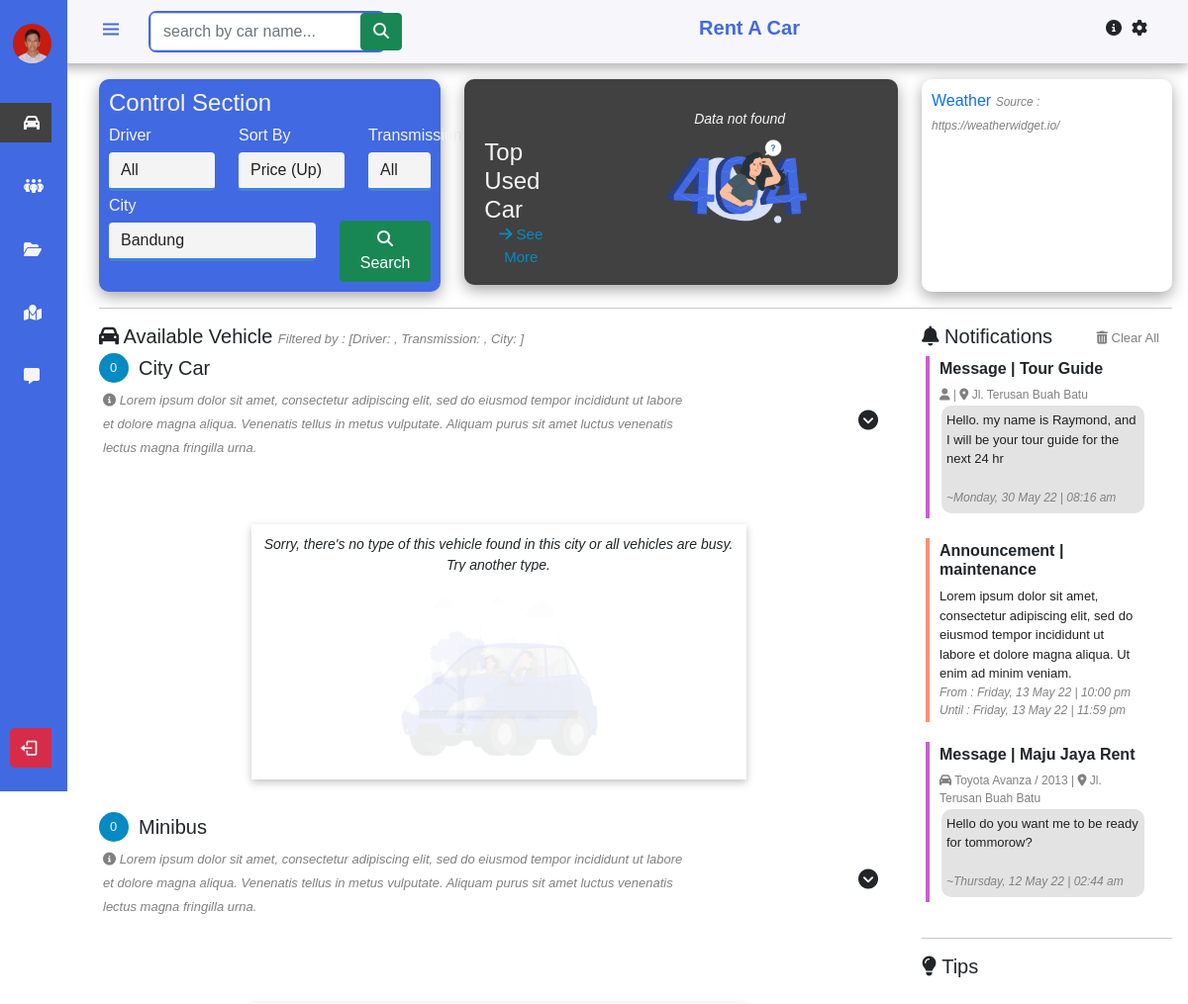
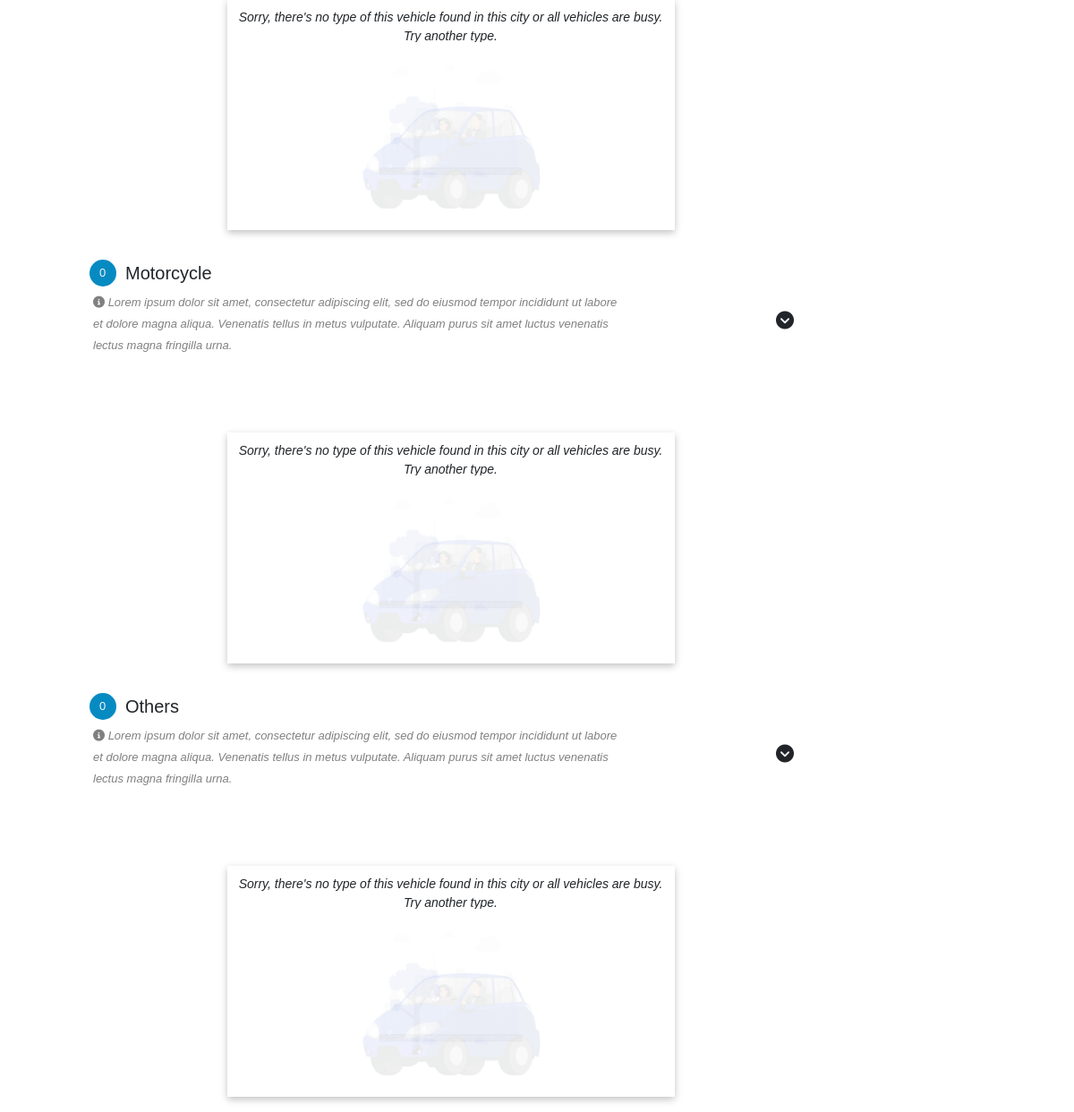
Screenshot of /Tripversal/index.php with the database file from the repository (2 pictures, top to bottom).
### tables this page shows
CREATE TABLE `guide` (
  `id_guide` int(8) NOT NULL,
  `guide_fullname` varchar(30) NOT NULL,
  `language` varchar(20) NOT NULL,
  `price` int(9) NOT NULL,
  `description` varchar(500) NOT NULL,
  `phone` varchar(14) NOT NULL,
  `city` varchar(20) NOT NULL,
  `location` varchar(50) NOT NULL,
  `email` varchar(50) NOT NULL,
  `status` varchar(15) NOT NULL
);

CREATE TABLE `notification` (
  `id_notification` int(14) NOT NULL,
  `id_user` int(8) NOT NULL,
  `type` varchar(20) NOT NULL,
  `id_car_guide` int(10) NOT NULL,
  `text` longtext NOT NULL,
  `datetime` datetime NOT NULL,
  `date_from` datetime NOT NULL,
  `date_until` datetime NOT NULL
);

CREATE TABLE `car` (
  `id_car` int(10) NOT NULL,
  `plate_number` varchar(10) NOT NULL,
  `type` varchar(20) NOT NULL,
  `transmission` varchar(10) NOT NULL,
  `car_name` varchar(25) NOT NULL,
  `year` int(4) NOT NULL,
  `city` varchar(15) NOT NULL,
  `location` varchar(25) NOT NULL,
  `price` int(8) NOT NULL,
  `driver` varchar(25) NOT NULL,
  `seat` int(2) NOT NULL,
  `tank` int(3) NOT NULL,
  `distance` int(6) NOT NULL,
  `description` longtext NOT NULL,
  `status` varchar(10) NOT NULL,
  `id_garage` int(10) NOT NULL
);

CREATE TABLE `garage` (
  `id_garage` int(10) NOT NULL,
  `garage_name` varchar(25) NOT NULL,
  `garage_username` varchar(15) NOT NULL,
  `garage_location` varchar(50) NOT NULL,
  `garage_desc` longtext NOT NULL,
  `garage_phone` varchar(14) NOT NULL,
  `garage_mail` varchar(35) NOT NULL,
  `garage_coordinate` varchar(80) NOT NULL
);

CREATE TABLE `tips` (
  `id_tips` int(5) NOT NULL,
  `text` varchar(100) NOT NULL
);

### Tripversal/application/views/RentACarPage.php (the view, shortened to what the rows shown need)
<!DOCTYPE html>
<html>
    <head>
		<link href='https://cdn.jsdelivr.net/npm/bootstrap@5.0.0-beta1/dist/css/bootstrap.min.css' rel='stylesheet'>
		<link href='https://cdn.jsdelivr.net/npm/boxicons@latest/css/boxicons.min.css' rel='stylesheet'>
    </head>
    <body className='snippet-body'>
		<body id="body-pd">
    <div class="height-100">
		<div class='row'>
			<div class=col-md-3>
				<div class='container-fluid' style='width:100%; max-height: calc(100vh - 210px); overflow-x: auto;'>
					<?php
						foreach($notification as $notif){
							if(($notif['id_user'] == '1')||($notif['id_user'] == '0')){
								if(($notif['type'] == 'message_car')){
									foreach($carData as $car){if($car['id_car'] == $notif['id_car_guide']){
										echo"<div class='card' id='notification' style='border-left: 4px solid #CB5FCE;'>
											<h6 style='font-weight:600;'>Message | ".$car['garage_name']."</h6>
											<a style='color:grey; font-size:12px;'><i class='fa-solid fa-car'></i> ".$car['car_name']." / ".$car['year']."
												| <i class='fa-solid fa-location-dot'></i> ".$car['location']."</a>
											<div class='container-fluid' style='width:100%; border-radius:10px; background:#e3e3e3; padding:5px; margin:2px;'>
												<p style='font-size:13px; color:#212121;'>".$notif['text']."</p>
												<a style='color:grey; font-size:12px; font-style:italic;'>~";
													$cek = strtotime($notif['datetime']);
													if(date('Y-m-d', $cek) == date("Y-m-d")){
														$date = strtotime($notif['datetime']);
														echo " Today | " .date('h:i a', $date);
													} else {
														$date = strtotime($notif['datetime']);
														echo date('l, d F y | h:i a', $date);
													}
												echo"</a>
											</div>
										</div>";
									}
								}
								} else if(($notif['type'] == 'maintenance')){
								echo"<div class='card' id='notification' style='border-left: 4px solid #FF8E77;'>
									<h6 style='font-weight:600;'>Announcement | ".$notif['type']."</h6>
									<a style='color:grey; font-size:13px; color:#212121;'>".$notif['text']."</a>";
										$datefrom = strtotime($notif['date_from']); $dateuntil = strtotime($notif['date_until']);
										echo"<a style='color:grey; font-size:12px; font-style:italic;'> From : ";
										echo date('l, d F y | h:i a', $datefrom)."</a>";
										echo"<a style='color:grey; font-size:12px; font-style:italic;'> Until : ";
										echo date('l, d F y | h:i a', $dateuntil)."</a>
								</div>";
								}  if(($notif['type'] == 'message_guide')){
									foreach($guideData as $guide){
										if($guide['id_guide'] == $notif['id_car_guide']){
											echo"<div class='card' id='notification' style='border-left: 4px solid #CB5FCE;'>
												<h6 style='font-weight:600;'>Message | Tour Guide</h6>
												<a style='color:grey; font-size:12px;'><i class='fa-solid fa-user'></i> ".$guide['fullname']."
													| <i class='fa-solid fa-location-dot'></i> ".$guide['location']."</a>
												<div class='container-fluid' style='width:100%; border-radius:10px; background:#e3e3e3; padding:5px; margin:2px;'>
													<p style='font-size:13px; color:#212121;'>".$notif['text']."</p>
													<a style='color:grey; font-size:12px; font-style:italic;'>~";
														$cek = strtotime($notif['datetime']);
														if(date('Y-m-d', $cek) == date("Y-m-d")){
															$date = strtotime($notif['datetime']);
															echo " Today | " .date('h:i a', $date);
														} else {
															$date = strtotime($notif['datetime']);
															echo date('l, d F y | h:i a', $date);
														}
													echo"</a>
												</div>
											</div>";
										}
									}
								}
							}
						}
					?>
				</div>
				<div class='container-fluid' style='width:105%; margin-left:-20px;'>
					<?php
						$page = 0; $item = 0;
						echo"<div id='carouselTips' class='carousel slide z-depth-2-half' data-ride='carousel'>
							<ol class='carousel-indicators'>";
							foreach ($tipsData as $data){
								if($item == 0 && $page == 0){
									echo"<li data-target='#carouselExampleIndicators' data-slide-to='0' class='active'></li>";
									$item++;
									$page++;
								} else if ($item % 3 == 0){
									echo"<li data-target='#carouselExampleIndicators' data-slide-to='".$page."'></li>";
									$item++;
									$page++;
								} else if ($item % 3 != 0){
									$item++;
								}
							}
						echo"</ol>
							<div class='carousel-inner'>";
							$i = 1; $count = 0; $k = 1;
							$state = ' active';
							foreach($tipsData as $tips){
								if($k % 4 == 0  || $k == 1){
									echo"<div class='carousel-item".$state."' >
									<div class='col-md' style='width:100%; padding:10px;'>";
								}
								echo"<div class='card' style='border-radius:10px; color:whitesmoke; padding:10px; box-shadow: rgba(0, 0, 0, 0.24) 0px 3px 8px; margin-bottom:10px;'>
									<div class='row'>
										<div class='col-md-4'>
											<img src='http://localhost/Tripversal/assets/icon/tips-".$tips['id_tips'].".png' alt='Tips-1.png'
												style='width:90px; height:90px;'>
										</div>
										<div class='col-md-8'>
											<a style='color:black; font-size:15px; margin-top:15px; display:block;'>".$tips['text']."</a>
										</div>
									</div>
								</div>";
								$k++;
								$state = ' ';
								if($k % 4 == 0){
									echo"</div>
								</div>";
								}
							}
						echo"</div>
						</div>";
					?>
					</div>
				</div>
			</div>
    	</div>
    </div>
	</body>
</html>

### rows the page displays
notification: text "Hello. my name is Raymond, and I will be your tour guide for the next 24 hr", datetime "Monday, 30 May 22 | 08:16 am"
guide: location "Jl. Terusan Buah Batu"
notification: type "maintenance", text "Lorem ipsum dolor sit amet, consectetur adipiscing elit, sed do eiusmod tempor incididunt ut labore et dolore magna aliqua. Ut enim ad minim veniam.", date_from "Friday, 13 May 22 | 10:00 pm", date_until "Friday, 13 May 22 | 11:59 pm"
notification: text "Hello do you want me to be ready for tommorow?", datetime "Thursday, 12 May 22 | 02:44 am"
car: id_garage.garage_name "Maju Jaya Rent", car_name "Toyota Avanza", year "2013", location "Jl. Terusan Buah Batu"
tips: shows a picture
tips: shows a picture
tips: shows a picture

### other values shown
$i "0"
